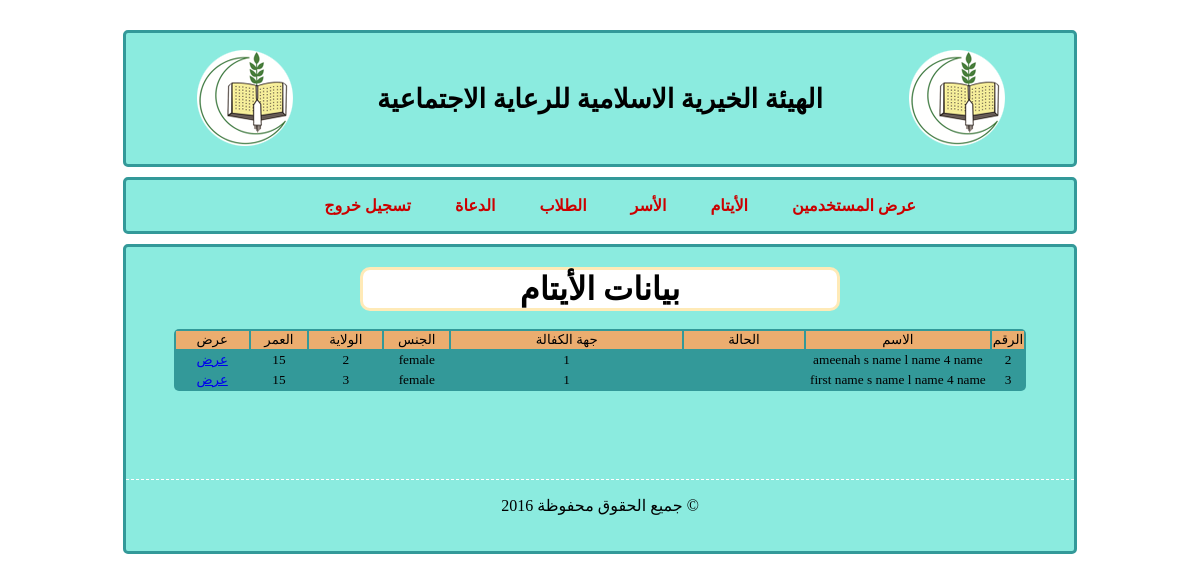
/employee/orphan/showOrphans.php, run on an earlier commit of the app's database.
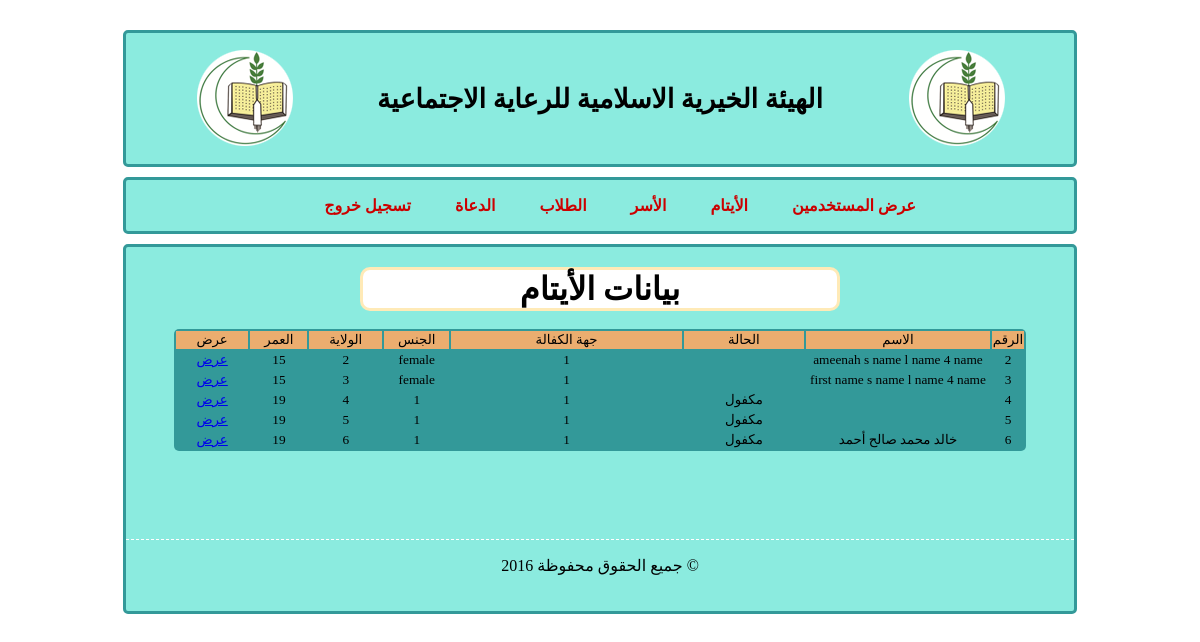
And on a later commit of the database.
### tables this page shows
CREATE TABLE IF NOT EXISTS `orphan` (
  `id` int(11) NOT NULL AUTO_INCREMENT,
  `state` varchar(50) NOT NULL,
  `warranty_organization` int(11) NOT NULL,
  `first_name` varchar(50) NOT NULL,
  `meddle_name` varchar(50) NOT NULL,
  `last_name` varchar(50) NOT NULL,
  `last_4th_name` varchar(50) NOT NULL,
  `birth_date` date NOT NULL,
  `sex` varchar(6) NOT NULL,
  `mother_first_name` varchar(50) NOT NULL,
  `mother_middle_name` varchar(50) NOT NULL,
  `mother_last_name` varchar(50) NOT NULL,
  `mother_4th_name` varchar(50) NOT NULL,
  `mother_Birth_date` date NOT NULL,
  `mother_state` varchar(100) NOT NULL,
  `father_dead_date` date NOT NULL,
  `father_dead_cause` varchar(100) NOT NULL,
  `father_work` varchar(100) NOT NULL,
  `residence_state` int(11) NOT NULL,
  `city` varchar(100) NOT NULL,
  `District` varchar(100) NOT NULL,
  `section` int(10) NOT NULL,
  `house_no` int(50) NOT NULL,
  `phone1` int(20) NOT NULL,
  `phone2` int(20) NOT NULL,
  `studing_state` varchar(50) NOT NULL,
  `nonstuding_cause` varchar(50) NOT NULL,
  `school_name` varchar(50) NOT NULL,
  `level` varchar(100) NOT NULL,
  `year` varchar(100) NOT NULL,
  `quran_parts` int(10) NOT NULL,
  `health_state` varchar(50) NOT NULL,
  `ill_cause` varchar(50) NOT NULL,
  `data_entery_name` varchar(50) NOT NULL,
  `data_entery_date` date NOT NULL,
  UNIQUE KEY `id` (`id`),
  KEY `warranty_organization` (`warranty_organization`),
  KEY `residence_state` (`residence_state`)
);

### utils/orphanAPI.php (called while the page is built, shortened)
<?php
function fp_orphan_get($extra = ''){
	$query = sprintf("SELECT * FROM `orphan` %s",$extra);
	$qresult = @mysql_query($query);
	$rcount = mysql_num_rows($qresult);
	$orphans = array();
	for($i = 0 ; $i < $rcount ; $i++)
		$orphans[@count($orphans)] = @mysql_fetch_object($qresult);
	return $orphans ;
	}
?>

### employee/orphan/showOrphans.php (the view, shortened to what this page needs)
<?php
	include('../../utils/db.php');
	include('../../utils/orphanAPI.php');
	$orphans = fp_orphan_get();
?>
<!DOCTYPE html PUBLIC "-//W3C//DTD XHTML 1.0 Transitional//EN" "http://www.w3.org/TR/xhtml1/DTD/xhtml1-transitional.dtd">
<html xmlns="http://www.w3.org/1999/xhtml">
<head>
<link href="../../style/pageStyle.css" rel="stylesheet" type="text/css" />
</head>
<body>
<div id="title">
<table width="90%" border="0" align="center">
  <tr>
    <td><img src="../../images/logo.png" /></td>
    <td><h1>الهيئة الخيرية الاسلامية للرعاية الاجتماعية</h1></td>
    <td><img src="../../images/logo.png" /></td>
  </tr>
</table>
</div>
<div class="menu">
	<ul>
      <li><a href="cars.html">تسجيل خروج</a>
      <li><a href="customers.html">الدعاة</a>
      <li><a href="employees.html">الطلاب</a>
      <li><a href="reports.html">الأسر</a>
      <li><a href="main.html">الأيتام</a>
      <li><a href="main.html">عرض المستخدمين</a>
   </ul>
</div>
<div class="main">
<h1 align="center" class="adress"> بيانات الأيتام </h1>
<br />
 <?php
	$ocount = @count($orphans);
?>
<table width="90%" border="0" align="center" class="table">
    <tr class="table_header" align="center">
    <td width="7%">عرض</td>
    <td width="7%">العمر</td>
    <td width="9%">الولاية </td>
    <td width="8%">الجنس </td>
    <td width="29%">جهة الكفالة</td>
    <td width="15%">الحالة</td>
    <td width="28%">الاسم </td>
    <td  width="4%">الرقم</td>
  </tr>
  <?php
function ageCalculator($dob){
        if(!empty($dob)){
        $birthdate = new DateTime($dob);
        $today   = new DateTime('today');
        $age = $birthdate->diff($today)->y;
        return $age;
    }
	else
        return 0;
}
  	for($i = 0 ; $i < $ocount ; $i++){
		$orphan = $orphans[$i];
  ?>
    <tr align="center" class="table_data">
  	<td width="9%"><a href="orphanInfo.php?id=<?php echo $orphan->id?>">عرض</a></td>
    <td width="7%"><?php
echo ageCalculator($orphan->birth_date);?></td>
 	<td width="9%"><?php echo $orphan->id?></td>
    <td width="8%"><?php echo $orphan->sex?> </td>
    <td width="29%"><?php
                                            echo $orphan->warranty_organization;
                                                    ?></td>
    <td width="15%"><?php fp_get_state($orphan->state)?></td>
    <td width="28%"> <?php echo $orphan->first_name." ".$orphan->meddle_name." ".$orphan->last_name." ".$orphan->last_4th_name?></td>
    <td width="4%"><?php echo $orphan->id?></td>
  </tr>
  <?php } ?>
  </table>
<br />
<div id="footer">
  <p>جميع الحقوق محفوظة 2016 &copy;</p>
</div>
</div>
</body>
</html>

### utils/db.php (shortened to what this page needs)
<?php
        function fp_get_state($state){
            switch($state){
		case 1 :
                    echo "مكفول";
                    break;
        }
        }
?>

### style/pageStyle.css (style rules this page uses)
* { font-family:Droid Arabic Kufi; }
* td { font-size: 10pt; }
.main { width:80%; margin:0 auto ; border:#399 solid 3px ; border-radius:5px; margin-top:10px; padding:20px 0 20px 0 ; background:#8BEBDF; }
#title { padding:10px 0 10px 0 ; width:80%; margin:0 auto ; border:#399 solid 3px ; border-radius:5px; margin-top:30px; background:#8BEBDF; text-align:center; }
.menu { width:80%; margin:0 auto ; border:#399 solid 3px ; border-radius:5px; margin-top:10px; background:#8BEBDF; text-align:center; }
.menu ul { list-style-type:none; }
.menu ul li { display:inline; padding: 0 20px 0 20px; }
.menu a { color:#C00; font-weight:bold; text-decoration:none; }
.adress { background: #Fff; margin: 0 auto; width: 50%; border: solid #FFEAB7 3px ; border-radius: 10px; }
#title h1 { color: #000; }
#footer { margin-top:70px; text-align:center; border-top:dashed 1px #fff ; }
.table { color:#000; border:solid #Fff 1px; border-radius:5px; }
.table { border: 0px; background: #399; }
.table_header { background: #ebad6f; border:solid 2px #C00; border-radius: 5px; }

What changed in the data, as far as the page shows it:
added orphan: birth_date "19", id "4", sex "1", warranty_organization "1", state "مكفول"
added orphan: birth_date "19", id "5", sex "1", warranty_organization "1", state "مكفول"
added orphan: birth_date "19", id "6", sex "1", warranty_organization "1", state "مكفول", first_name "خالد", meddle_name "محمد", last_name "صالح", last_4th_name "أحمد"
